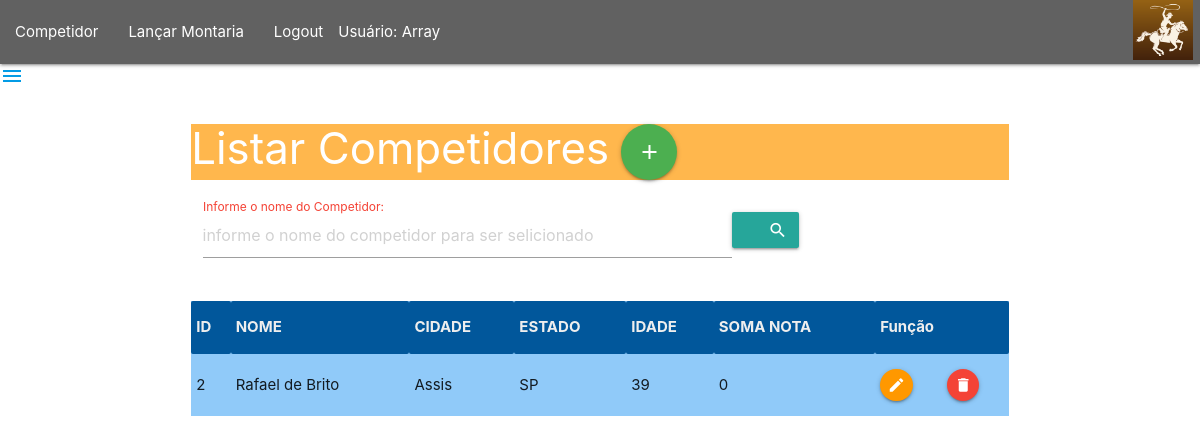
Screenshot of /listarCompetidor.php?busca=Rafael de Brito (signed in) with the database file from the repository.
### tables this page shows
CREATE TABLE `competidor` (
  `id` int(11) NOT NULL,
  `nome` varchar(35) NOT NULL,
  `cidade` varchar(25) NOT NULL,
  `estado` varchar(2) NOT NULL,
  `idade` int(11) NOT NULL,
  `somanota` float NOT NULL
);

### listarCompetidor.php (the view, shortened to what this page needs)
<?php
    include 'menu.php';
    if (isset($_GET['busca']))
       $busca = $_GET['busca'];
       else $busca = '';
     $pdo = Conexao::conectar();
     $pdo->setAttribute(PDO:: ATTR_ERRMODE, PDO::ERRMODE_EXCEPTION);
     if ($busca!='')
           $sql = "Select * from competidor WHERE nome like '%" . $busca .  "%' order by nome";
       else $sql = "Select * from competidor order by nome";
     $listaCompetidores = $pdo->query($sql);
?>
<!DOCTYPE html>
<html lang="en">
<head>
    <link rel="stylesheet" href="https://cdnjs.cloudflare.com/ajax/libs/materialize/1.0.0/css/materialize.min.css">
</head>
<body>
   <div class="container">
   <div class="row">
        <div class="col s12">
        <h3 class="orange lighten-2 white-text text-dark-3" class="text-orange">
          Listar Competidores
          <a class="btn-floating btn-large waves-effect waves-light green"
               onclick="JavaScript:location.href='frmInsCompetidor.php'"><i class="material-icons">add</i></a>
        </h3>
        <div class="row">
            <div class="input-field">
                <form action="listarCompetidor.php" method="GET" id="frmBuscaCompet" class="col s12" >
                    <div class="input-field col s12">
                        <label for="lblNome" class="red-text text-dark-4">Informe o nome do Competidor: </label>
                        <input type="text" placeholder="informe o nome do competidor para ser selicionado"
                               class="form-control col s8" id="txtBusca" name="busca">
                        <button class="btn waves-effect waves-light col m1" type="submit" name="action">
                        <i class="material-icons right">search</i></button>
                    </div>
                </form>
            </div>
        </div>
        <table class="striped highlight  blue lighten-3 responsive-table">
            <tr class="light-blue darken-4  grey-text text-lighten-3">
                <th>ID</th>
                <th>NOME</th>
                <th>CIDADE</th>
                <th>ESTADO</th>
                <th>IDADE</th>
                <th>SOMA NOTA</th>
                <th colspan="2">Função</th>
            </tr>
            <?php
                foreach ($listaCompetidores as $competidor){
            ?>
                <tr>
                    <td><?php echo $competidor['id'];?></td>
                    <td><?php echo $competidor['nome'];?></td>
                    <td><?php echo $competidor['cidade'];?></td>
                    <td><?php echo $competidor['estado'];?></td>
                    <td><?php echo $competidor['idade'];?></td>
                    <td><?php echo $competidor['somanota'];?></td>
                    <td> <a class="btn-floating btn-small waves-effect waves-light orange"
                          onclick="JavaScript:location.href='frmEdtCompetidor.php?id=' +
                          <?php echo $competidor['id'];?>" >
                           <i class="material-icons">edit</i>
                    </td>
                    <td> <a class="btn-floating btn-small waves-effect waves-light red"
                          onclick="JavaScript:location.href='frmRmvCompetidor.php?id=' +
                          <?php echo $competidor['id'];?>" >
                           <i class="material-icons">delete</i>
                    </td>
                </tr>
            <?php
                }
            ?>
        </table>
      </div>
     </div>
    </div>
</body>
</html>

### rows the page displays
competidor: id "2", nome "Rafael de Brito", cidade "Assis", estado "SP", idade "39", somanota "0"

### other values shown
$_SESSION['usuario'] "Array"
